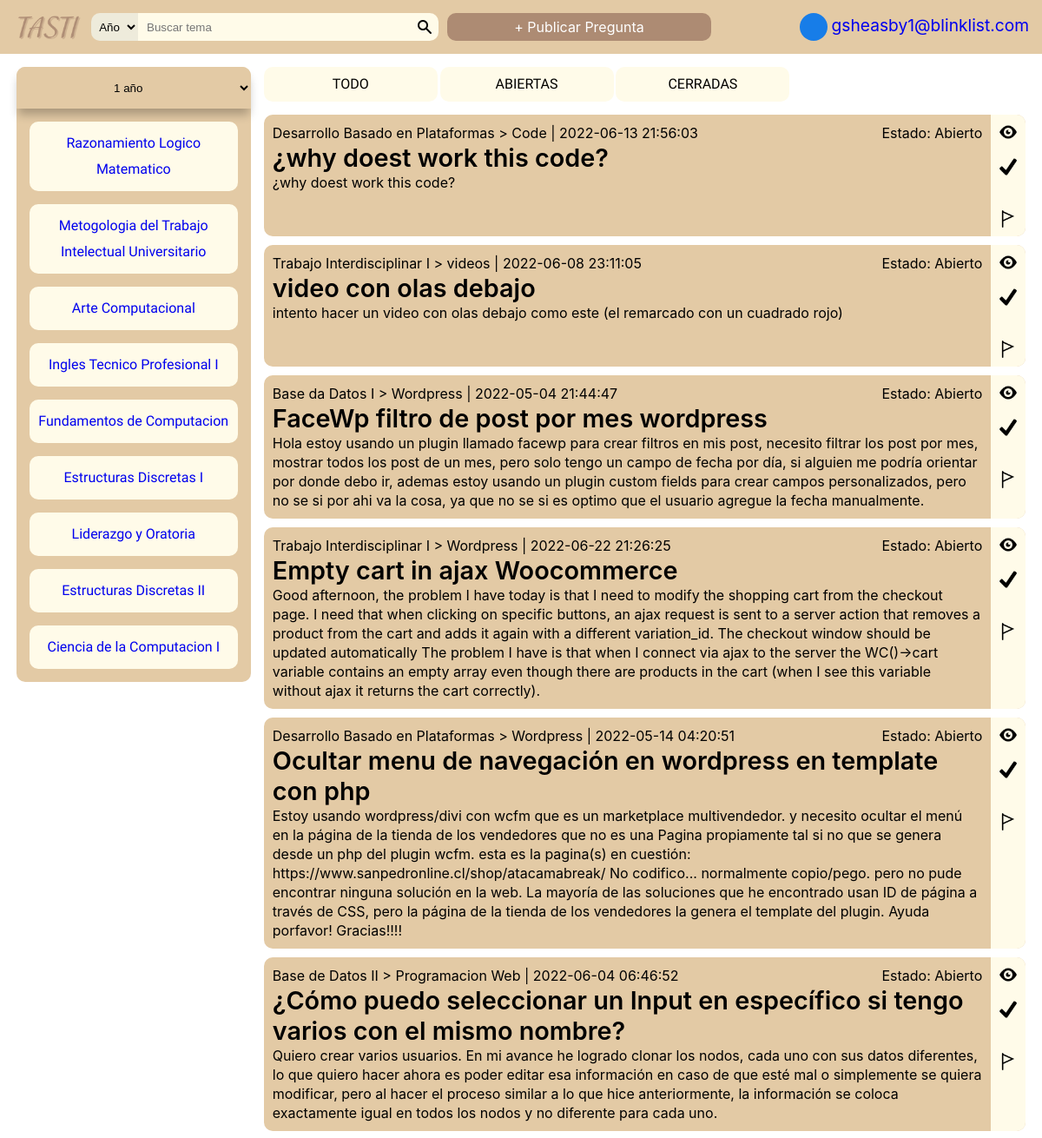
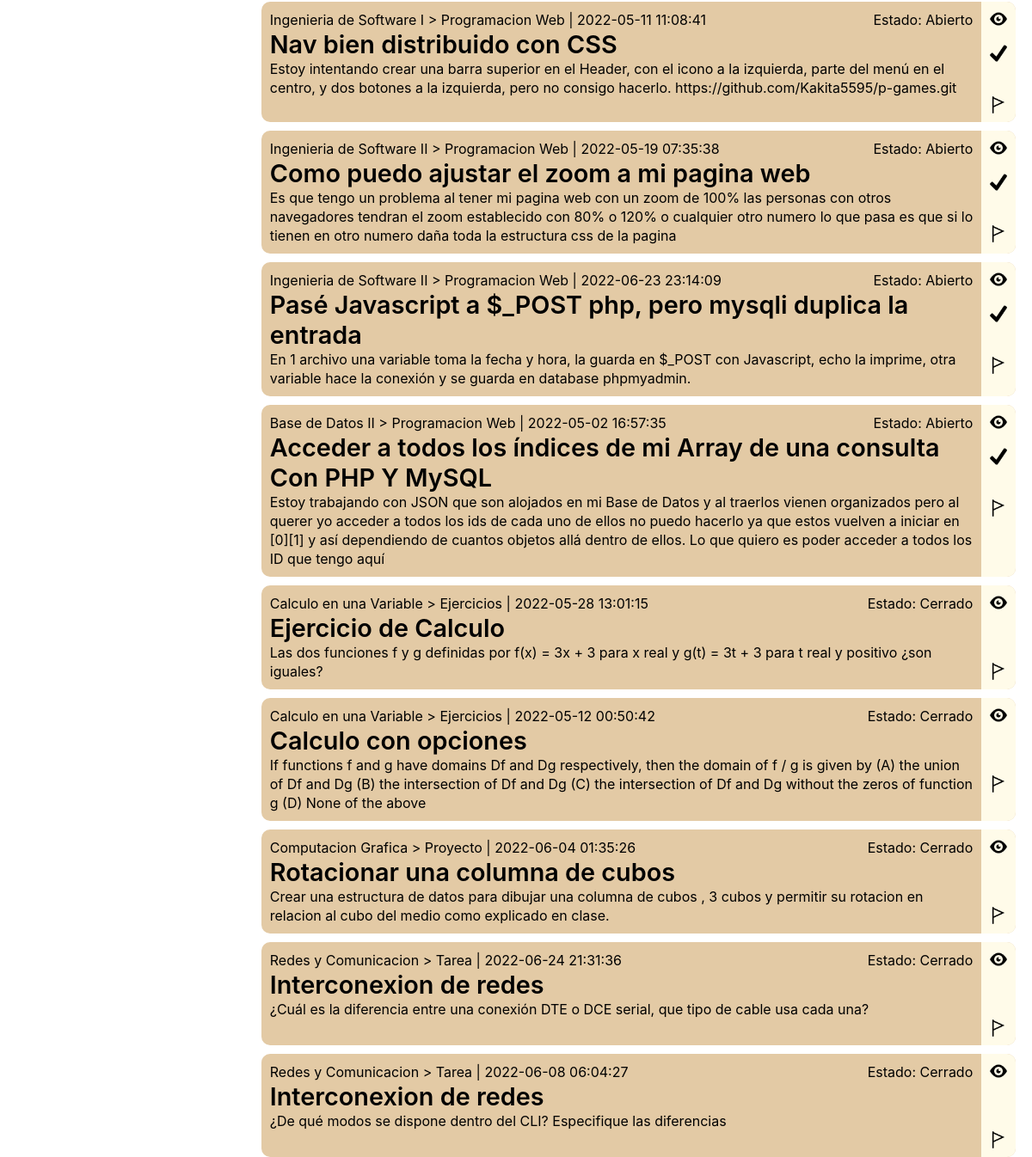
The app's page /views/____index.php (signed in) with its own data (2 pictures, top to bottom).
### tables this page shows
CREATE TABLE IF NOT EXISTS `curso` (
  `idcurso` INT(8) NOT NULL,
  `nombre` VARCHAR(128) NOT NULL,
  `anio` INT(1) NOT NULL,
  `semestre` INT(1) NOT NULL,
  PRIMARY KEY (`idcurso`),
  UNIQUE INDEX `idcurso_UNIQUE` (`idcurso` ASC));

CREATE TABLE IF NOT EXISTS `pregunta` (
  `id` INT(11) NOT NULL AUTO_INCREMENT,
  `titulo` VARCHAR(255) NOT NULL,
  `descripcion` LONGTEXT NOT NULL,
  `curso` INT(8) NOT NULL,
  `tema` VARCHAR(45) NOT NULL,
  `fecha_publicacion` DATETIME NOT NULL,
  `cui_usuario` INT(8) NOT NULL,
  `disponibilidad` LONGTEXT NOT NULL,
  `estado` INT(1) NOT NULL,
  `fecha_limite` DATETIME NOT NULL,
  `cui_mentor` INT(8) NULL DEFAULT NULL,
  `fecha_meet` DATETIME NULL DEFAULT NULL,
  `link_meet` VARCHAR(45) NULL DEFAULT NULL,
  `reunion_privada` INT(1) NULL DEFAULT NULL,
  `max_participantes` INT(2) NULL DEFAULT NULL,
  `cupos_disponibles` INT(2) NULL DEFAULT NULL,
  PRIMARY KEY (`id`),
  UNIQUE INDEX `id_UNIQUE` (`id` ASC),
  INDEX `cui_pregunta_idx` (`cui_usuario` ASC),
  INDEX `cui_mentor_idx` (`cui_mentor` ASC),
  INDEX `id_curso_idx` (`curso` ASC),
  CONSTRAINT `cui_men`
    FOREIGN KEY (`cui_mentor`)
    REFERENCES `usuario` (`cui`)
    ON DELETE NO ACTION
    ON UPDATE NO ACTION,
  CONSTRAINT `cui_owner`
    FOREIGN KEY (`cui_usuario`)
    REFERENCES `usuario` (`cui`)
    ON DELETE NO ACTION
    ON UPDATE NO ACTION,
  CONSTRAINT `id_curso`
    FOREIGN KEY (`curso`)
    REFERENCES `curso` (`idcurso`)
    ON DELETE NO ACTION
    ON UPDATE NO ACTION);

### controllers/inicioController.php (called while the page is built)
<?php
require_once '../models/pregunta.php';
require_once '../models/curso.php';
class InicioController {
    public function index(){
        $per=new Pregunta();
        $curso=new Curso();
        $datos=$per->get_all();
        if(isset($_GET['anio'])){
            $lista_curso=$curso->get_por_anio($_GET['anio']);
            $q_anio=$_GET['anio'];
        }
        else {
            $lista_curso=$curso->get_por_anio(1);
            $q_anio=1;
        }
        $anios_registrados=$curso->get_anios();
        require_once("../views/user__inicio.php");
    }
}
$init = new InicioController;
$init->index();
?>

### views/____index.php (called while the page is built)
<?php
require_once("../controllers/inicioController.php");
?>

### config/conexion.php (called while the page is built, shortened)
<?php
class database {
    private $host = 'localhost';
    private $user = 'root';
    private $pass = '';
    private $dbname = 'tasti';
    private $dbh;
    private $stmt;
    public function __construct(){
        $dsn = 'mysql:host='.$this->host.';dbname='.$this->dbname;
        $options = array(
            PDO::ATTR_PERSISTENT => true,
            PDO::ATTR_ERRMODE => PDO::ERRMODE_EXCEPTION
        );
        try {
            $this->dbh = new PDO($dsn, $this->user, $this->pass, $options);
        }catch (PDOException $e) {
            $this->error = $e->getMessage();
            echo $this->error;
        }
    }
    public function query($sql){
        $this->stmt = $this->dbh->prepare($sql);
    }
    public function bind($param, $value, $type = null){
        if(is_null($type)){
            switch(true){
                case is_int($value):
                    $type = PDO::PARAM_INT;
                    break;
            }
        }
        $this->stmt->bindValue($param, $value, $type);
    }
    public function execute(){
        return $this->stmt->execute();
    }
    public function rowCount(){
        return $this->stmt->rowCount();
    }
    public function resultSet(){
        $this->execute();
        return $this->stmt->fetchAll(PDO::FETCH_OBJ);
    }
}

### models/curso.php (called while the page is built, shortened)
<?php
require_once '../config/conexion.php';
class Curso {
    private $db;
    public function __construct(){
        $this->db = new database;
    }
    public function get_por_anio($ANIO){
        $this->db->query("SELECT curso.* from curso  WHERE anio=:anio");
        $this->db->bind(':anio', $ANIO);
        $row = $this->db->resultSet();
        if($this->db->rowCount() > 0){
            return $row;
        }
        return 0;
    }
    public function get_anios(){
        $this->db->query("SELECT curso.anio from curso group by anio");
        $row = $this->db->resultSet();
        if($this->db->rowCount() > 0){
            return $row;
        }
        return 0;
    }
}

### models/pregunta.php (called while the page is built, shortened)
<?php
require '../config/conexion.php';
class Pregunta {
    private $db;
    public function __construct(){
        $this->db = new database;
    }
    public function get_all(){
        $this->db->query("SELECT pregunta.*, curso.nombre 'nombre_curso' FROM pregunta INNER JOIN curso ON curso.idcurso=pregunta.curso");
        $row = $this->db->resultSet();
        if($this->db->rowCount() > 0){
            return $row;
        }
        return 0;
    }
}

### views/user__inicio.php (the view, shortened to what this page needs)
<!DOCTYPE html>
<html lang="es">
    <head>
        <link rel="stylesheet" href="components/pregunta.css">
        <link rel="stylesheet" href="css/general_style.css">
        <link rel="stylesheet" href="components/nav_bar.css">
        <link rel="stylesheet" href="css/admin__inicio.css">
        <link rel="stylesheet" href="components/lista_cursos.css">
    </head>
    <body>
        <header>
            <?php
            include './components/nav_bar.php';
            ?>
        </header>
        <main class="main-usando-navbar">
            <?php
            include './components/lista_cursos.php';
            ?>
            <section class="main__contenido">
                <div class="main__contenido__header">
                    <button autofocus>TODO</button>
                    <button>ABIERTAS</button>
                    <button>CERRADAS</button>
                </div>
                <div class="main__contenido__q-list">
                <?php if (isset($datos) && $datos!=0): ?>
                <?php foreach ($datos as $dato) { ?>
                        <div class="pregunta">
                            <div class="pregunta__contenido">
                                <div class="pregunta__contenido__info">
                                    <p><?php echo $dato->nombre_curso;?> > <?php echo $dato->tema;?> | <?php echo $dato->fecha_publicacion;?></p>
                                    <p class="pregunta__contenido__status"> Estado:
                                        <?php if ($dato->estado == 0): ?>
                                            Abierto
                                        <?php else: ?>
                                            Cerrado
                                        <?php endif; ?>
                                    </p>
                                </div>
                                <h2><?php echo $dato->titulo;?></h2>
                                <p><?php echo $dato->descripcion;?></p>
                            </div class="main__contenido__q-list">
                            <div class="pregunta__actions">
                                <a href="#"><span class="pregunta-icon eye-icon"></span></a>
                                <?php if ($dato->estado == 0 && $dato->cui_usuario != $_SESSION['usersCUI']): ?>
                                <a href="#"><span class="pregunta-icon checkmark-icon"></span></a>
                                <?php else: ?>
                                <div><span class="pregunta-icon"></span></div>
                                <?php endif;?>
                                <?php if ($dato->cui_usuario == $_SESSION['usersCUI']&& $dato->estado == 0): ?>
                                <a href="#"><span class="pregunta-icon edit-icon"></span></a>
                                <?php elseif($_SESSION['admin']==1): ?>
                                <a href="#"><span class="pregunta-icon x-mark-icon"></span></a>
                                <?php else: ?>
                                <div><span class="pregunta-icon"></span></div>
                                <?php endif;?>
                                <?php if ($dato->cui_usuario == $_SESSION['usersCUI']): ?>
                                <a href="#"><span class="pregunta-icon trash-icon"></span></a>
                                <?php else: ?>
                                <a href="#"><span class="pregunta-icon flag-icon"></span></a>
                                <?php endif;?>
                            </div>
                        </div>
                <?php } ?>
                <?php else: ?>
                    <p>No hay preguntas :)</p>
                <?php endif; ?>
                </div>
            </section>
        </main>
    </body>
</html>

### views/components/lista_cursos.php (shortened to what this page needs)
<aside class="lista-cursos">
    <form id="curso_por_anio" class="lista-cursos__header" action="#" method="get">
        <select onchange="onSelectChange();" name="anio" id="anio">
            <?php if (isset($anios_registrados) && $anios_registrados!=0): ?>
            <option class="hidden_option" selected disabled><?php echo $q_anio ?><span> año</span></option>
                <?php else: ?>
            <option class="hidden_option" selected disabled> "No hay cursos agregados" </option>
            <?php endif; ?>
        </select>
    </form>
    <div class="lista-cursos__contenedor-cursos">
        <?php if (isset($lista_curso) && $lista_curso!=0): ?>
        <?php foreach ($lista_curso as $dato) { ?>
            <a class="lista-cursos__curso" href="#"><?php echo $dato->nombre ?></a>
        <?php } ?>
        <?php else: ?>
            <p>No hay cursos agregados :)</p>
        <?php endif; ?>
    </div>
</aside>

### views/components/pregunta.css (style rules this page uses)
.pregunta { display: flex; background-color: var(--color_principal); border-radius: 10px; width: 100%; min-height: 100px; }
.pregunta__contenido__info { display: flex; }
.pregunta__contenido__status { margin-left: auto; }
.pregunta h2 { font-style: normal; font-weight: 600; font-size: 1.8rem; }
.pregunta p { font-style: normal; font-weight: 400; font-size: 1rem; line-height: 22px; }
.pregunta__contenido { padding: 10px; width: calc(100% - 40px); }
.pregunta__actions { display: flex; flex-direction: column; width: 40px; height: inherit; background-color: var(--color_light_gray); border-radius: 0 10px 10px 0; }
.pregunta__actions a { display: flex; justify-content: center; align-items: center; height: 40px; width: 100%; background-color: transparent; border: none; }
.pregunta-icon { height: 20px; width: 20px; display: block; background-position: center; background-repeat: no-repeat; background-size: contain; }
.eye-icon { background-image: url('../icons/eye.png'); }
.flag-icon { background-image: url('../icons/flag.png'); }
.checkmark-icon { background-image: url('../icons/checkmark.png'); }

### views/css/general_style.css (style rules this page uses)
:root { --header-height: 70px; --color_principal: #E3CAA5; --color_fondo: #FFFFFF; --color_enfasis: #AD8B73; --color_light_gray: #FFFBE9; --color_gray: rgba(137, 137, 137, 0.14); --text__normal-size: 1.2rem; }
* { box-sizing: border-box; padding: 0; margin: 0; }
body { margin: 0; font-family: -apple-system, BlinkMacSystemFont, 'Segoe UI', 'Roboto', 'Oxygen', 'Ubuntu', 'Cantarell', 'Fira Sans', 'Droid Sans', 'Helvetica Neue', sans-serif; -webkit-font-smoothing: antialiased; -moz-osx-font-smoothing: grayscale; font-size: 62.5%; }

### views/components/nav_bar.css (style rules this page uses)
.main-usando-navbar { height: calc(100vh - 2rem - 30px); width: 100%; display: flex; gap: 15px; padding: 15px; }

### views/css/admin__inicio.css (style rules this page uses)
main { width: 100%; justify-content: center; display: flex; padding: 15px; gap: 15px; }
.main__contenido { height: 100%; width: 75%; max-width: 1000px; border-radius: 10px; background-color: transparent; }
.main__contenido__header { margin-bottom: 15px; }
.main__contenido__header button { border: none; background-color: var(--color_light_gray); border-radius: 10px; min-width: 200px; padding: 5px; font-size: 1rem; text-decoration: none; font-family: 'Overlock SC'; font-style: normal; font-weight: 400; line-height: 30px; }
.main__contenido__q-list { display: flex; flex-direction: column; gap: 10px; }

### views/components/lista_cursos.css (style rules this page uses)
.lista-cursos { border-radius: 10px; width: 30%; background-color: var(--color_principal); max-width: 270px; }
.lista-cursos__header { background-color: transparent; height: 3rem; width: 100%; margin-bottom: inherit; }
.lista-cursos__header select { border: none; height: 100%; width: 100%; text-align: center; border-radius: 10px 10px 0 0; background-color: var(--color_principal); box-shadow: 0px 9px 11px -2px rgba(0, 0, 0, 0.25); }
.lista-cursos__contenedor-cursos { width: 100%; height: calc(100% - 3rem ); display: flex; padding: 15px; flex-direction: column; gap: 15px; overflow-y: scroll; overscroll-behavior-y: contain; scroll-snap-type: y proximity; }
.lista-cursos__curso { border-radius: 10px; width: 100%; text-align: center; display: block; padding: 10px; font-size: 1rem; text-decoration: none; font-family: 'Overlock SC'; font-style: normal; font-weight: 400; line-height: 30px; background-color: var(--color_light_gray); }

### records on screen
curso: nombre "Razonamiento Logico Matematico"
curso: nombre "Metogologia del Trabajo Intelectual Universitario"
curso: nombre "Arte Computacional"
curso: nombre "Ingles Tecnico Profesional I"
curso: nombre "Fundamentos de Computacion"
curso: nombre "Estructuras Discretas I"
curso: nombre "Liderazgo y Oratoria"
curso: nombre "Estructuras Discretas II"
curso: nombre "Ciencia de la Computacion I"
pregunta: curso.nombre "Desarrollo Basado en Plataformas", tema "Code", fecha_publicacion "2022-06-13 21:56:03", estado "Abierto", titulo "¿why doest work this code?", descripcion "¿why doest work this code?"
pregunta: curso.nombre "Trabajo Interdisciplinar I", tema "videos", fecha_publicacion "2022-06-08 23:11:05", estado "Abierto", titulo "video con olas debajo", descripcion "intento hacer un video con olas debajo como este (el remarcado con un cuadrado rojo)"
pregunta: curso.nombre "Base da Datos I", tema "Wordpress", fecha_publicacion "2022-05-04 21:44:47", estado "Abierto", titulo "FaceWp filtro de post por mes wordpress", descripcion "Hola estoy usando un plugin llamado facewp para crear filtros en mis post, necesito filtrar los post por mes, mostrar todos los post de un mes, pero solo tengo un campo de fecha por día, si alguien me podría orientar por donde debo ir, ademas estoy usando un plugin custom fields para crear campos personalizados, pero no se si por ahi va la cosa, ya que no se si es optimo que el usuario agregue la fecha manualmente."
pregunta: curso.nombre "Trabajo Interdisciplinar I", tema "Wordpress", fecha_publicacion "2022-06-22 21:26:25", estado "Abierto", titulo "Empty cart in ajax Woocommerce", descripcion "Good afternoon, the problem I have today is that I need to modify the shopping cart from the checkout page. I need that when clicking on specific buttons, an ajax request is sent to a server action that removes a product from the cart and adds it again with a different variation_id. The checkout window should be updated automatically The problem I have is that when I connect via ajax to the server the WC()->cart variable contains an empty array even though there are products in the cart (when I see this variable without ajax it returns the cart correctly)."
pregunta: curso.nombre "Desarrollo Basado en Plataformas", tema "Wordpress", fecha_publicacion "2022-05-14 04:20:51", estado "Abierto", titulo "Ocultar menu de navegación en wordpress en template con php", descripcion "Estoy usando wordpress/divi con wcfm que es un marketplace multivendedor. y necesito ocultar el menú en la página de la tienda de los vendedores que no es una Pagina propiamente tal si no que se genera desde un php del plugin wcfm. esta es la pagina(s) en cuestión: https://www.sanpedronline.cl/shop/atacamabreak/ No codifico... normalmente copio/pego. pero no pude encontrar ninguna solución en la web. La mayoría de las soluciones que he encontrado usan ID de página a través de CSS, pero la página de la tienda de los vendedores la genera el template del plugin. Ayuda porfavor! Gracias!!!!"
pregunta: curso.nombre "Base de Datos II", tema "Programacion Web", fecha_publicacion "2022-06-04 06:46:52", estado "Abierto", titulo "¿Cómo puedo seleccionar un Input en específico si tengo varios con el mismo nombre?", descripcion "Quiero crear varios usuarios. En mi avance he logrado clonar los nodos, cada uno con sus datos diferentes, lo que quiero hacer ahora es poder editar esa información en caso de que esté mal o simplemente se quiera modificar, pero al hacer el proceso similar a lo que hice anteriormente, la información se coloca exactamente igual en todos los nodos y no diferente para cada uno."
pregunta: curso.nombre "Ingenieria de Software I", tema "Programacion Web", fecha_publicacion "2022-05-11 11:08:41", estado "Abierto", titulo "Nav bien distribuido con CSS", descripcion "Estoy intentando crear una barra superior en el Header, con el icono a la izquierda, parte del menú en el centro, y dos botones a la izquierda, pero no consigo hacerlo. https://github.com/Kakita5595/p-games.git"
pregunta: curso.nombre "Ingenieria de Software II", tema "Programacion Web", fecha_publicacion "2022-05-19 07:35:38", estado "Abierto", titulo "Como puedo ajustar el zoom a mi pagina web", descripcion "Es que tengo un problema al tener mi pagina web con un zoom de 100% las personas con otros navegadores tendran el zoom establecido con 80% o 120% o cualquier otro numero lo que pasa es que si lo tienen en otro numero daña toda la estructura css de la pagina"
pregunta: curso.nombre "Ingenieria de Software II", tema "Programacion Web", fecha_publicacion "2022-06-23 23:14:09", estado "Abierto", titulo "Pasé Javascript a $_POST php, pero mysqli duplica la entrada", descripcion "En 1 archivo una variable toma la fecha y hora, la guarda en $_POST con Javascript, echo la imprime, otra variable hace la conexión y se guarda en database phpmyadmin."
pregunta: curso.nombre "Base de Datos II", tema "Programacion Web", fecha_publicacion "2022-05-02 16:57:35", estado "Abierto", titulo "Acceder a todos los índices de mi Array de una consulta Con PHP Y MySQL", descripcion "Estoy trabajando con JSON que son alojados en mi Base de Datos y al traerlos vienen organizados pero al querer yo acceder a todos los ids de cada uno de ellos no puedo hacerlo ya que estos vuelven a iniciar en [0][1] y así dependiendo de cuantos objetos allá dentro de ellos. Lo que quiero es poder acceder a todos los ID que tengo aquí"
pregunta: curso.nombre "Calculo en una Variable", tema "Ejercicios", fecha_publicacion "2022-05-28 13:01:15", estado "Cerrado", titulo "Ejercicio de Calculo", descripcion "Las dos funciones f y g definidas por f(x) = 3x + 3 para x real y g(t) = 3t + 3 para t real y positivo ¿son iguales?"
pregunta: curso.nombre "Calculo en una Variable", tema "Ejercicios", fecha_publicacion "2022-05-12 00:50:42", estado "Cerrado", titulo "Calculo con opciones", descripcion "If functions f and g have domains Df and Dg respectively, then the domain of f / g is given by (A) the union of Df and Dg (B) the intersection of Df and Dg (C) the intersection of Df and Dg without the zeros of function g (D) None of the above"
pregunta: curso.nombre "Computacion Grafica", tema "Proyecto", fecha_publicacion "2022-06-04 01:35:26", estado "Cerrado", titulo "Rotacionar una columna de cubos", descripcion "Crear una estructura de datos para dibujar una columna de cubos , 3 cubos y permitir su rotacion en relacion al cubo del medio como explicado en clase."
pregunta: curso.nombre "Redes y Comunicacion", tema "Tarea", fecha_publicacion "2022-06-24 21:31:36", estado "Cerrado", titulo "Interconexion de redes", descripcion "¿Cuál es la diferencia entre una conexión DTE o DCE serial, que tipo de cable usa cada una?"
pregunta: curso.nombre "Redes y Comunicacion", tema "Tarea", fecha_publicacion "2022-06-08 06:04:27", estado "Cerrado", titulo "Interconexion de redes", descripcion "¿De qué modos se dispone dentro del CLI? Especifique las diferencias"

### other values on screen
$_SESSION['usersEmail'] "gsheasby1@blinklist.com"
form field anio "1 año"
